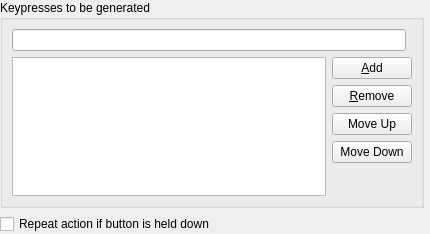
<?xml version="1.0" encoding="UTF-8"?>
<ui version="4.0">
 <class>EditKeypressAction</class>
 <widget class="QWidget" name="EditKeypressAction">
  <property name="geometry">
   <rect>
    <x>0</x>
    <y>0</y>
    <width>430</width>
    <height>234</height>
   </rect>
  </property>
  <property name="windowTitle">
   <string>Form</string>
  </property>
  <layout class="QGridLayout" name="gridLayout">
   <property name="margin">
    <number>0</number>
   </property>
   <item row="6" column="0" colspan="2">
    <widget class="QCheckBox" name="cbRepeat">
     <property name="text">
      <string>Repeat action if button is held down</string>
     </property>
    </widget>
   </item>
   <item row="0" column="0">
    <widget class="QGroupBox" name="groupBox">
     <property name="title">
      <string>Keypresses to be generated</string>
     </property>
     <layout class="QGridLayout" name="gridLayout_2">
      <item row="0" column="0" colspan="2">
       <layout class="QHBoxLayout" name="horizontalLayout">
        <item>
         <widget class="QLineEdit" name="leKeySequence"/>
        </item>
        <item>
         <widget class="KKeySequenceWidget" name="keySequenceWidget">
          <property name="multiKeyShortcutsAllowed">
           <bool>false</bool>
          </property>
         </widget>
        </item>
       </layout>
      </item>
      <item row="1" column="1">
       <widget class="QPushButton" name="pbAdd">
        <property name="text">
         <string>&amp;Add</string>
        </property>
       </widget>
      </item>
      <item row="2" column="1">
       <widget class="QPushButton" name="pbRemove">
        <property name="text">
         <string>&amp;Remove</string>
        </property>
       </widget>
      </item>
      <item row="3" column="1">
       <widget class="QPushButton" name="pbUp">
        <property name="text">
         <string>Move Up</string>
        </property>
       </widget>
      </item>
      <item row="4" column="1">
       <widget class="QPushButton" name="pbDown">
        <property name="text">
         <string>Move Down</string>
        </property>
       </widget>
      </item>
      <item row="5" column="1">
       <spacer name="verticalSpacer">
        <property name="orientation">
         <enum>Qt::Vertical</enum>
        </property>
        <property name="sizeHint" stdset="0">
         <size>
          <width>20</width>
          <height>40</height>
         </size>
        </property>
       </spacer>
      </item>
      <item row="1" column="0" rowspan="5">
       <widget class="QListView" name="listView"/>
      </item>
     </layout>
    </widget>
   </item>
  </layout>
 </widget>
 <customwidgets>
  <customwidget>
   <class>KKeySequenceWidget</class>
   <extends>QWidget</extends>
   <header>kkeysequencewidget.h</header>
  </customwidget>
 </customwidgets>
 <resources/>
 <connections/>
</ui>
